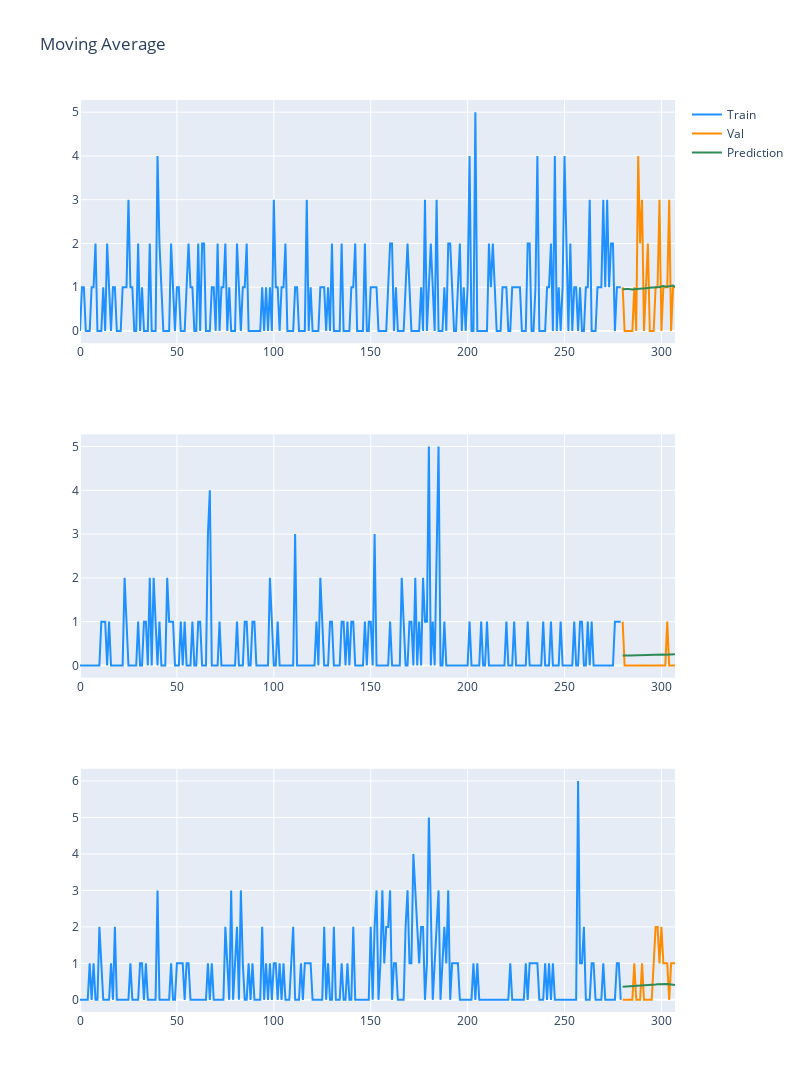

Notebook code cell kept with this figure:
### Code cell
pred_0 = predictions_ma[0]
pred_1 = predictions_ma[1]
pred_2 = predictions_ma[2]
plot_prediction(pred_0, pred_1, pred_2, title_text = "Moving Average")

### Figure 1 — Plotly figure (JSON) as saved in the notebook; plotly's stock layout.template omitted (floating-point values rounded to 4 significant figures; data arrays with more than 128 entries replaced by an {"elided": "..."} marker saying what was removed)
{"data": [{"marker": {"color": "dodgerblue"}, "mode": "lines", "name": "Train", "type": "scatter", "x": {"elided": "280 int values"}, "xaxis": "x", "y": {"elided": "280 int values"}, "yaxis": "y"}, {"marker": {"color": "darkorange"}, "mode": "lines", "name": "Val", "type": "scatter", "x": [280, 281, 282, 283, 284, 285, 286, 287, 288, 289, 290, 291, 292, 293, 294, 295, 296, 297, 298, 299, 300, 301, 302, 303, 304, 305, 306, 307], "xaxis": "x", "y": [1, 0, 0, 0, 0, 0, 1, 0, 4, 2, 3, 0, 1, 2, 0, 0, 0, 1, 1, 3, 0, 1, 1, 1, 3, 0, 1, 1], "yaxis": "y"}, {"marker": {"color": "seagreen"}, "mode": "lines", "name": "Prediction", "type": "scatter", "x": [280, 281, 282, 283, 284, 285, 286, 287, 288, 289, 290, 291, 292, 293, 294, 295, 296, 297, 298, 299, 300, 301, 302, 303, 304, 305, 306, 307], "xaxis": "x", "y": [0.9571, 0.9641, 0.9582, 0.9575, 0.9493, 0.9479, 0.9544, 0.9619, 0.9701, 0.9707, 0.9712, 0.9716, 0.9806, 0.9901, 0.9912, 0.9923, 0.9933, 0.9942, 0.9951, 1.006, 1.017, 1.029, 1.02, 1.011, 1.023, 1.036, 1.038, 1.005], "yaxis": "y"}, {"marker": {"color": "dodgerblue"}, "mode": "lines", "name": "Train", "showlegend": false, "type": "scatter", "x": {"elided": "280 int values"}, "xaxis": "x2", "y": {"elided": "280 int values"}, "yaxis": "y2"}, {"marker": {"color": "darkorange"}, "mode": "lines", "name": "Val", "showlegend": false, "type": "scatter", "x": [280, 281, 282, 283, 284, 285, 286, 287, 288, 289, 290, 291, 292, 293, 294, 295, 296, 297, 298, 299, 300, 301, 302, 303, 304, 305, 306, 307], "xaxis": "x2", "y": [1, 0, 0, 0, 0, 0, 0, 0, 0, 0, 0, 0, 0, 0, 0, 0, 0, 0, 0, 0, 0, 0, 0, 1, 0, 0, 0, 0], "yaxis": "y2"}, {"marker": {"color": "seagreen"}, "mode": "lines", "name": "Prediction", "showlegend": false, "type": "scatter", "x": [280, 281, 282, 283, 284, 285, 286, 287, 288, 289, 290, 291, 292, 293, 294, 295, 296, 297, 298, 299, 300, 301, 302, 303, 304, 305, 306, 307], "xaxis": "x2", "y": [0.2286, 0.223, 0.2232, 0.2244, 0.226, 0.2279, 0.2299, 0.2321, 0.2344, 0.2368, 0.2393, 0.2334, 0.2357, 0.238, 0.2405, 0.234, 0.2362, 0.2386, 0.2412, 0.2439, 0.2467, 0.2496, 0.2423, 0.2452, 0.2482, 0.2513, 0.2546, 0.2581], "yaxis": "y2"}, {"marker": {"color": "dodgerblue"}, "mode": "lines", "name": "Train", "showlegend": false, "type": "scatter", "x": {"elided": "280 int values"}, "xaxis": "x3", "y": {"elided": "280 int values"}, "yaxis": "y3"}, {"marker": {"color": "darkorange"}, "mode": "lines", "name": "Val", "showlegend": false, "type": "scatter", "x": [280, 281, 282, 283, 284, 285, 286, 287, 288, 289, 290, 291, 292, 293, 294, 295, 296, 297, 298, 299, 300, 301, 302, 303, 304, 305, 306, 307], "xaxis": "x3", "y": [0, 0, 0, 0, 0, 0, 1, 0, 0, 0, 1, 0, 0, 0, 0, 0, 1, 2, 2, 1, 2, 1, 1, 1, 0, 1, 1, 1], "yaxis": "y3"}, {"marker": {"color": "seagreen"}, "mode": "lines", "name": "Prediction", "showlegend": false, "type": "scatter", "x": [280, 281, 282, 283, 284, 285, 286, 287, 288, 289, 290, 291, 292, 293, 294, 295, 296, 297, 298, 299, 300, 301, 302, 303, 304, 305, 306, 307], "xaxis": "x3", "y": [0.3571, 0.3597, 0.363, 0.3666, 0.3702, 0.374, 0.3779, 0.3819, 0.386, 0.3903, 0.3947, 0.3992, 0.4039, 0.3999, 0.4044, 0.4091, 0.414, 0.4191, 0.4244, 0.4299, 0.4356, 0.4314, 0.4371, 0.4325, 0.4275, 0.422, 0.4161, 0.4098], "yaxis": "y3"}], "layout": {"height": 1200, "title": {"text": "Moving Average"}, "width": 800, "xaxis": {"anchor": "y", "domain": [0, 1]}, "xaxis2": {"anchor": "y2", "domain": [0, 1]}, "xaxis3": {"anchor": "y3", "domain": [0, 1]}, "yaxis": {"anchor": "x", "domain": [0.7333, 1]}, "yaxis2": {"anchor": "x2", "domain": [0.3667, 0.6333]}, "yaxis3": {"anchor": "x3", "domain": [0, 0.2667]}}}
